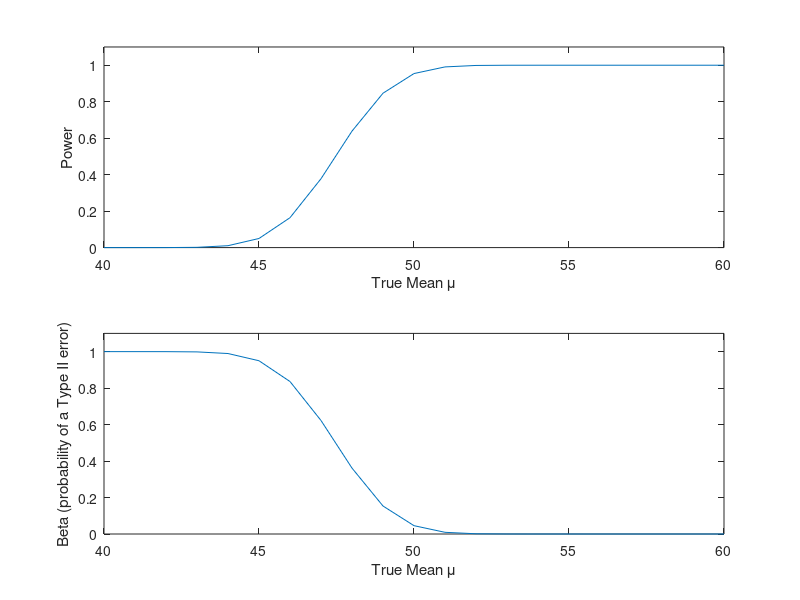

This figure's MATLAB source:
%STAT572_HW4_7_2.m
%Adam Vaccaro
%Exercise 7.2: Using the information in example 7.3, plot the probability
%of Type II error as a function of mu.  How does this compare with figure
%7.2?

%% Step 1 - Set up
clear all
mualt = 40:60; %values for mu under the alternative hypothesis
cv = 1.645; %critical value
sig = 1.5; %standard deviation for x-bar
ct = cv*sig + 45; %convert critical value to non-standardized form
ctv = ct*ones(size(mualt)); %vector of critical values w/ size of mualt
%% Step 2 - Calculations
beta = normcdf(ctv,mualt,sig); %probabilities of Type II error
pow = 1 - beta; %power
%% Step 3 - Plotting
figure(1); clf;
subplot(211)
% Panel showing mu vs. power:
plot(mualt,pow);
xlabel('True Mean \mu')
ylabel('Power')
axis([40 60 0 1.1])
subplot(212)
% Panel showing mu vs. beta:
plot(mualt,beta);
xlabel('True Mean \mu')
ylabel('Beta (probability of a Type II error)')
axis([40 60 0 1.1])
